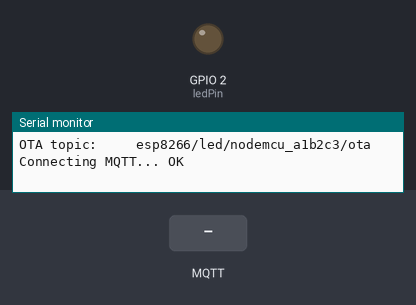
The sketch below on a simulated ESP8266 (NodeMCU). On the bench: output pins drawn as LEDs (lit = HIGH), the last lines printed to the serial monitor. The inputs (shaded band) are chosen by the test bench. WiFi joins after 1.5 s; servers stay silent unless stated; random numbers use the default seed unless the sketch sets one; no MQTT or app messages arrive unless stated.

Above: at 2.7 s.
2.8 s: MQTT message "ON" arrives on the first subscribed topic
At 3.7 s:
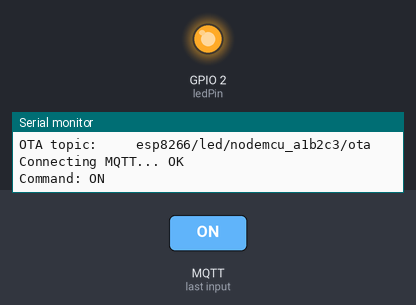
4.3 s: MQTT message "OFF" arrives on the first subscribed topic
At 4.8 s:
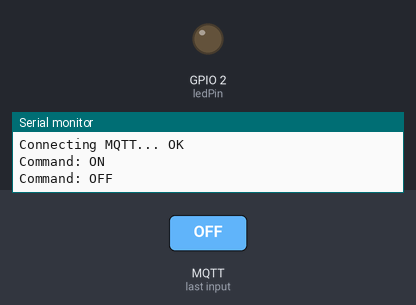
Timing chart, 0 to 7.3 s (numbered marks = the images above; inputs shaded):
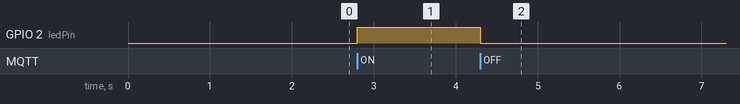

The sketch:

esp8266_LED_control.ino
```cpp
#include <ESP8266WiFi.h>
#include <PubSubClient.h>
#include <WiFiManager.h>       // tzapu/WiFiManager
#include <ArduinoOTA.h>

// ===== MQTT配置 =====
const char* mqttBroker = "broker.hivemq.com";
const int   mqttPort   = 1883;
const char* deviceId   = "nodemcu_a1b2c3";

// 网页 → 设备
char topicControl[64];   // LED 开关指令，payload: ON / OFF
char topicCmd[64];       // 设备命令，payload: RESET_WIFI

// 设备 → 网页
char topicOTA[64];       // OTA 升级结果，payload: DONE / ERROR:x
char topicStatus[64];    // 设备状态（retain），payload: {"ip":"x.x.x.x","led":"ON/OFF","src":"boot/cmd"}

const int ledPin  = 2;
bool ledState     = false;

WiFiClient   wifiClient;
PubSubClient mqttClient(wifiClient);

void publishStatus(const char* src = "boot") {
  char buf[96];
  snprintf(buf, sizeof(buf), "{\"ip\":\"%s\",\"led\":\"%s\",\"src\":\"%s\"}",
    WiFi.localIP().toString().c_str(),
    ledState ? "ON" : "OFF",
    src);
  mqttClient.publish(topicStatus, buf, true);  // retain=true
}

void mqttCallback(char* topic, byte* payload, unsigned int length) {
  String msg;
  msg.reserve(length);
  for (unsigned int i = 0; i < length; i++) msg += (char)payload[i];

  if (strcmp(topic, topicControl) == 0) {
    if (msg == "ON") {
      ledState = true;
      digitalWrite(ledPin, HIGH);
    } else if (msg == "OFF") {
      ledState = false;
      digitalWrite(ledPin, LOW);
    }
    publishStatus("cmd");
    Serial.println("Command: " + msg);
  } else if (strcmp(topic, topicCmd) == 0 && msg == "RESET_WIFI") {
    Serial.println("RESET_WIFI received, clearing config and restarting...");
    mqttClient.publish(topicStatus, "{\"ip\":\"\",\"led\":\"RESETTING\",\"src\":\"cmd\"}", true);
    mqttClient.loop();
    delay(500);
    WiFiManager wm;
    wm.resetSettings();
    ESP.restart();
  }
}

static unsigned long reconnectAt = 0;  // 下次允许重连的时间戳

void reconnectMQTT() {
  if (millis() < reconnectAt) return;  // 未到重试时间，直接返回让 loop 继续跑

  // WiFi 掉线时先触发重连，本次直接返回，下次 loop 再检查结果
  if (WiFi.status() != WL_CONNECTED) {
    Serial.println("WiFi lost, reconnecting...");
    WiFi.reconnect();
    reconnectAt = millis() + 10000;
    return;
  }

  Serial.print("Connecting MQTT...");
  char clientId[48];
  snprintf(clientId, sizeof(clientId), "ESP8266-%s-%04x", deviceId, (unsigned)random(0xffff));
  if (mqttClient.connect(clientId)) {
    Serial.println(" OK");
    mqttClient.subscribe(topicControl, 1);
    mqttClient.subscribe(topicCmd, 1);
    publishStatus();
    reconnectAt = 0;
  } else {
    Serial.print(" failed rc=");
    Serial.print(mqttClient.state());
    Serial.println(", retry in 5s");
    reconnectAt = millis() + 5000;
  }
}

void setup() {
  Serial.begin(115200);
  pinMode(ledPin, OUTPUT);
  digitalWrite(ledPin, LOW);

  snprintf(topicControl, sizeof(topicControl), "esp8266/led/%s/control", deviceId);
  snprintf(topicCmd,     sizeof(topicCmd),     "esp8266/led/%s/cmd",     deviceId);
  snprintf(topicOTA,     sizeof(topicOTA),     "esp8266/led/%s/ota",     deviceId);
  snprintf(topicStatus,  sizeof(topicStatus),  "esp8266/led/%s/status",  deviceId);

  // WiFiManager：有保存的WiFi就直连，没有就开热点 "ESP8266-Setup"
  WiFiManager wm;
  wm.setAPStaticIPConfig(IPAddress(192,168,4,1), IPAddress(192,168,4,1), IPAddress(255,255,255,0));

  // 配网超时180秒，超时后重启重试
  wm.setConfigPortalTimeout(180);

  Serial.println("Starting WiFiManager...");
  if (!wm.autoConnect("ESP8266-Setup", "12345678")) {
    Serial.println("Config portal timeout, restarting...");
    ESP.restart();
  }

  Serial.println("WiFi connected: " + WiFi.localIP().toString());
  Serial.println("SSID: " + WiFi.SSID());

  mqttClient.setServer(mqttBroker, mqttPort);
  mqttClient.setCallback(mqttCallback);
  mqttClient.setKeepAlive(60);

  // OTA 配置
  ArduinoOTA.setHostname(deviceId);
  ArduinoOTA.setPassword("ota12345678");
  ArduinoOTA.onStart([]() {
    String type = (ArduinoOTA.getCommand() == U_FLASH) ? "firmware" : "filesystem";
    Serial.println("\n[OTA] Start: " + type);
    // onStart 时 MQTT 还可用，发通知后立即退出，不调用 loop()
    mqttClient.publish(topicOTA, "START", false);
  });
  ArduinoOTA.onEnd([]() {
    Serial.println("\n[OTA] Done, rebooting...");
    mqttClient.publish(topicOTA, "DONE", false);
    mqttClient.loop();
    delay(200);
  });
  ArduinoOTA.onProgress([](unsigned int progress, unsigned int total) {
    unsigned int pct = progress * 100 / total;
    // \r 覆盖同一行，串口显示滚动进度
    Serial.printf("[OTA] Progress: %u%% (%u / %u bytes)\r", pct, progress, total);
  });
  ArduinoOTA.onError([](ota_error_t error) {
    Serial.printf("\n[OTA] Error[%u]: ", error);
    if      (error == OTA_AUTH_ERROR)    Serial.println("Auth Failed");
    else if (error == OTA_BEGIN_ERROR)   Serial.println("Begin Failed");
    else if (error == OTA_CONNECT_ERROR) Serial.println("Connect Failed");
    else if (error == OTA_RECEIVE_ERROR) Serial.println("Receive Failed");
    else if (error == OTA_END_ERROR)     Serial.println("End Failed");
    char buf[32];
    snprintf(buf, sizeof(buf), "ERROR:%u", error);
    mqttClient.publish(topicOTA, buf, false);
    mqttClient.loop();
  });
  ArduinoOTA.begin();
  Serial.println("OTA ready, hostname: " + String(deviceId));

  Serial.println("Control topic: " + String(topicControl));
  Serial.println("Cmd topic:     " + String(topicCmd));
  Serial.println("Status topic:  " + String(topicStatus));
  Serial.println("OTA topic:     " + String(topicOTA));
}

void loop() {
  ArduinoOTA.handle();
  if (!mqttClient.connected()) reconnectMQTT();
  mqttClient.loop();
}
```

Measured:
- after the input at 2.8 s, GPIO 2 (ledPin): LOW → HIGH at once
- after the input at 4.3 s, GPIO 2 (ledPin): HIGH → LOW at once
